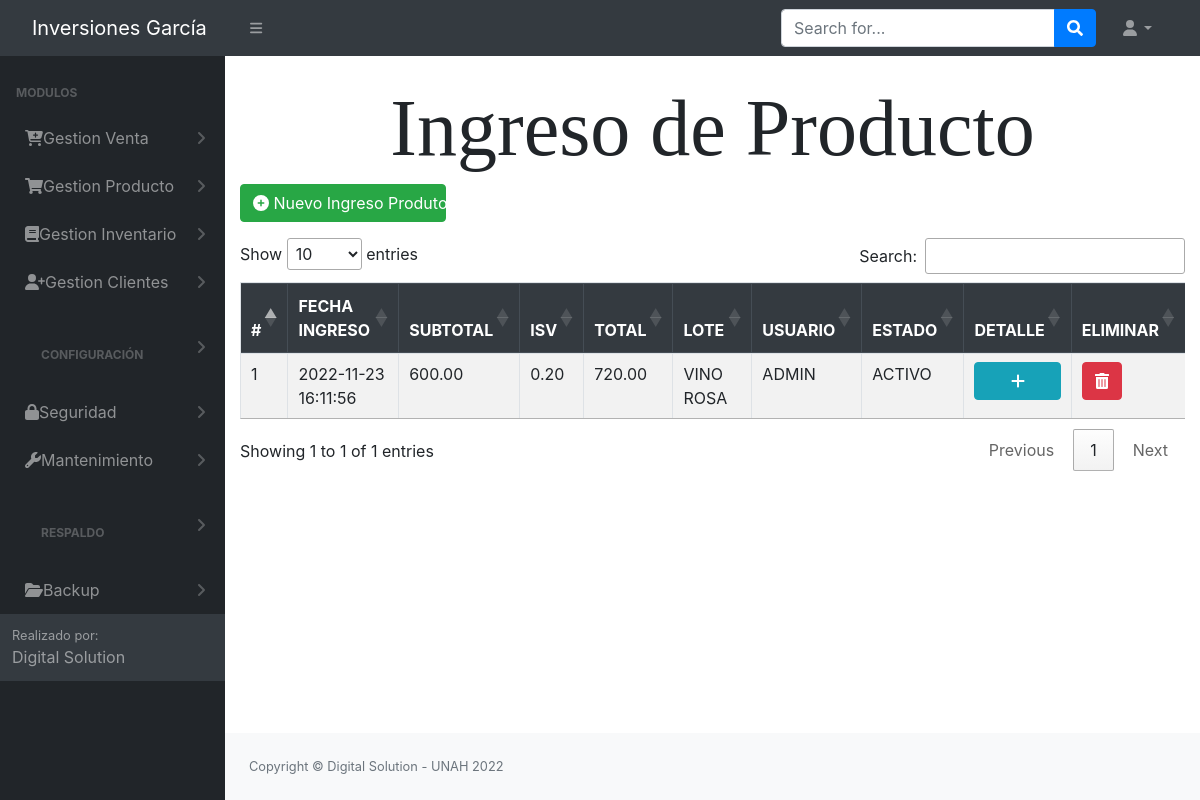
Screenshot of /src/Inventario_materia.php (signed in) with the database file from the repository.
### tables this page shows
CREATE TABLE `tbl_permisos` (
  `id_permiso` int(11) NOT NULL AUTO_INCREMENT,
  `id_rol` int(11) NOT NULL,
  `permiso_insercion` int(11) NOT NULL,
  `permiso_eliminacion` int(11) NOT NULL,
  `permiso_modificar` int(11) NOT NULL,
  `permiso_consultar` int(11) NOT NULL,
  `id_objeto` int(11) NOT NULL,
  `pdf` int(11) NOT NULL,
  PRIMARY KEY (`id_permiso`),
  KEY `id_objeto` (`id_objeto`),
  KEY `id_rol` (`id_rol`)
);

CREATE TABLE `tbl_modulos` (
  `id_objeto` int(11) NOT NULL AUTO_INCREMENT,
  `Objeto` varchar(100) NOT NULL,
  `descripcion_objeto` varchar(30) NOT NULL,
  `id_padre` int(11) NOT NULL,
  `URL` varchar(100) NOT NULL,
  PRIMARY KEY (`id_objeto`)
);

CREATE TABLE `tbl_ingreso_producto` (
  `id` int(11) NOT NULL AUTO_INCREMENT,
  `id_usuario` int(11) NOT NULL,
  `id_lote` int(11) NOT NULL,
  `sub_total` decimal(10,2) DEFAULT NULL,
  `isv` decimal(10,2) DEFAULT NULL,
  `total` decimal(10,2) NOT NULL,
  `fecha` timestamp NOT NULL DEFAULT current_timestamp() ON UPDATE current_timestamp(),
  `estado` varchar(25) DEFAULT NULL,
  PRIMARY KEY (`id`),
  KEY `id_usuario` (`id_usuario`),
  KEY `id_lote` (`id_lote`)
);

CREATE TABLE `tbl_lote` (
  `id` int(11) NOT NULL AUTO_INCREMENT,
  `descripcion` varchar(20) DEFAULT NULL,
  `cantidad` int(11) NOT NULL,
  `id_tipo_producto` int(11) NOT NULL,
  PRIMARY KEY (`id`),
  KEY `id_tipo_producto` (`id_tipo_producto`)
);

CREATE TABLE `tbl_usuario` (
  `id_usuario` int(11) NOT NULL AUTO_INCREMENT,
  `nombre` varchar(100) NOT NULL,
  `correo` varchar(100) NOT NULL,
  `usuario` varchar(20) NOT NULL,
  `clave` varchar(50) NOT NULL,
  `id_rol` int(11) NOT NULL,
  `fecha_ultima_conexion` timestamp NOT NULL DEFAULT current_timestamp() ON UPDATE current_timestamp(),
  `preguntas_contestadas` int(11) NOT NULL,
  `primer_ingreso` int(11) NOT NULL,
  `fecha_vencimiento` date NOT NULL DEFAULT '0000-00-00',
  `id_estado` int(11) NOT NULL,
  `id_empleado` int(11) NOT NULL,
  PRIMARY KEY (`id_usuario`),
  KEY `id_rol` (`id_rol`),
  KEY `estado` (`id_estado`),
  KEY `id_empleado` (`id_empleado`),
  CONSTRAINT `tbl_usuario_ibfk_1` FOREIGN KEY (`id_estado`) REFERENCES `tbl_estado` (`id_estado`),
  CONSTRAINT `tbl_usuario_ibfk_2` FOREIGN KEY (`id_rol`) REFERENCES `tbl_roles` (`id_rol`)
);

### config/conex.php (called while the page is built, shortened)
<?php
     function getConexion()
    {
        $db = new PDO('mysql:host=localhost:3306;dbname=bd_inversiones_garcia', 'root', '');
        return $db;
    }
?>

### modelos/modelo_principal.php (called while the page is built, shortened)
<?php
class ModeloPrincipal
{
    private $db;
    private $datos;
    public function __construct()
    {
        require_once '../config/conex.php';
        $this->db = getConexion();
    }
    public function insertargeneral($sql)
    {
        $this->db = getConexion();
        $resultado = $this->db->query($sql);
        if ($resultado) {
            return true;
        } else {
            return false;
        }
    }
    public function mostrargeneral($consulta)
    {
        $resu = $this->db->query($consulta);
        while ($filas = $resu->FETCHALL(PDO::FETCH_ASSOC)) {
            $this->datos[] = $filas;
        }
        return $this->datos;
    }
}

### controladores/controlador_ingreso_Prod.php (the view, shortened to what this page needs)
<?php
include_once '../modelos/modelo_principal.php';
include '../config/conn.php';
$id = $_SESSION['rol'];
$sql = mysqli_query($conn, "SELECT * FROM tbl_permisos where ID_OBJETO = 11 and ID_ROL = '$id'");
$row = mysqli_fetch_array($sql);
$eliminar = $row['permiso_eliminacion'];
class CompraContralador
{
    static public function mostrarIngproducto()
    {
        global $eliminar;
        $compras = new ModeloPrincipal();
        $matrizCompras = $compras->mostrargeneral("select tc.*,tp.descripcion,tu.USUARIO from tbl_ingreso_producto tc inner join tbl_lote tp ON tc.id_lote = tp.id inner join tbl_usuario tu on tc.id_usuario = tu.id_usuario");
        $ii = 0;
        if($matrizCompras != null)
        {
            foreach ($matrizCompras as $key => $value) {
                foreach ($value as $registro) {?>
                <tr>
                <td><?=$ii = $ii + 1?></td>
                  <td><?=$registro['fecha']?></td>
                    <td><?=$registro['sub_total']?></td>
                    <td><?=$registro['isv']?></td>
                    <td><?=$registro['total']?></td>
                    <td><?=$registro['descripcion']?></td>
                    <td><?=$registro['USUARIO']?></td>
                    <td><?=$registro['estado'] == '' ? 'ACTIVO' : 'CANCELADO'?></th>
                    <th><a href="../src/vista_detalle_ingProd.php?id=<?=$registro['id']?>" class='btn btn-round btn-info btn-block'><i class='fa-solid fa-plus'></i></a></th>
                    <?php
                    if ($eliminar == 1) { ?>
                        <th><a  onclick="eliminar(<?= $registro['id'] ?>)"  class='btn btn-round btn-danger' type='submit'><i class='fas fa-trash-alt'style="color: white;"></i></a></th>
                    <?php } ?>
                </tr>
                <?php }
            }
        }
    }
}

### Login/header.php (shortened to what this page needs)
<?php
include '../config/conn.php';
?>
<!DOCTYPE html>
<html lang="en">
    <head>
        <link href="https://cdn.jsdelivr.net/npm/simple-datatables@latest/dist/style.css" rel="stylesheet" />
        <link href="../dist/css/styles.css" rel="stylesheet" />
        <link rel="stylesheet" href="../Login/vendors/x/dist/notiflix-3.2.5.min.css" />
        <link rel="stylesheet" href="https://cdnjs.cloudflare.com/ajax/libs/twitter-bootstrap/4.1.3/css/bootstrap.css">
        <link rel="stylesheet" href="https://cdn.datatables.net/1.10.20/css/dataTables.bootstrap4.min.css">
        <link rel="stylesheet" type="text/css" href="assets/css/main.css">
        <link rel="stylesheet" type="text/css" href="assets/css/style.css">
        <link href="https://cdn.jsdelivr.net/npm/bootstrap@5.1.3/dist/css/bootstrap.min.css" rel="stylesheet">
        <link href="../dist/css/contenedor.css" rel="stylesheet" />
        <link href="../Login/vendors/bootstrap/dist/css/bootstrap.min.css" rel="stylesheet">
        <link rel="stylesheet" href="../Login/vendors/notiflix/dist/notiflix-3.2.5.min.css" />
        <link rel="stylesheet" href="https://cdnjs.cloudflare.com/ajax/libs/font-awesome/5.7.2/css/all.min.css" />
        <link rel="stylesheet" href="https://cdnjs.cloudflare.com/ajax/libs/simple-line-icons/2.4.1/css/simple-line-icons.css" />
        <link rel="stylesheet" href="https://cdn.datatables.net/1.10.19/css/jquery.dataTables.min.css" />
        <link rel="stylesheet" href="https://cdn.datatables.net/buttons/1.5.6/css/buttons.dataTables.min.css" />
    </head>
    <body class="sb-nav-fixed">
        <nav class="sb-topnav navbar navbar-expand navbar-dark bg-dark">
            <a class="navbar-brand ps-3" id="titulo_menu" href="../dist/home.php">  Inversiones García  </a>
            <button class="btn btn-link btn-sm order-1 order-lg-0 me-4 me-lg-0" id="sidebarToggle" href="#!"><i class="fas fa-bars"></i></button>
            <form class="d-none d-md-inline-block form-inline ms-auto me-0 me-md-3 my-2 my-md-0">
                <div class="input-group">
                    <input class="form-control" type="text" placeholder="Search for..." aria-label="Search for..." aria-describedby="btnNavbarSearch" />
                    <button class="btn btn-primary" id="btnNavbarSearch" type="button"><i class="fas fa-search"></i></button>
                </div>
            </form>
            <ul class="navbar-nav ms-auto ms-md-0 me-3 me-lg-4">
                <li class="nav-item dropdown">
                    <a class="nav-link dropdown-toggle" id="navbarDropdown" href="#" role="button" data-bs-toggle="dropdown" aria-expanded="false"><i class="fas fa-user fa-fw"></i></a>
                </li>
            </ul>
        </nav>
        <div id="layoutSidenav">
            <div id="layoutSidenav_nav">
                <nav class="sb-sidenav accordion sb-sidenav-dark" id="sidenavAccordion">
                    <div class="sb-sidenav-menu">
                        <div class="nav">
                            <div class="sb-sidenav-menu-heading">Modulos</div>
                            <?php
                            $rol = $_SESSION['rol'];
                            $result = mysqli_query($conn, "select * from tbl_modulos tm inner join tbl_permisos tp ON tm.ID_OBJETO = tp.ID_OBJETO where tm.ID_PADRE = 0 and tp.permiso_consultar = 1 and tp.ID_ROL = '$rol'"); ?>
                            <?php foreach ($result as $i) : ?>
                                <a class="nav-link collapsed" href="#" data-bs-toggle="collapse" data-bs-target="#pagesCollapsePersonas<?= $i['id_objeto'] ?>" aria-expanded="false" aria-controls="pagesCollapseError">
                                    &nbsp;&nbsp;<?= $i['Objeto'] ?>
                                    <div class="sb-sidenav-collapse-arrow"><i class="fas fa-angle-down"></i></div>
                                </a>
                            <?php endforeach; ?>
                    </div>
                    <div class="sb-sidenav-footer">
                        <div class="small">Realizado por:</div>
                        Digital Solution
                    </div>
                </nav>
            </div>
            <div id="layoutSidenav_content"> <br>

### rows the page displays
tbl_permisos: id_objeto.Objeto "Gestion Venta"
tbl_permisos: id_objeto.Objeto "Gestion Producto"
tbl_permisos: id_objeto.Objeto "Gestion Inventario"
tbl_permisos: id_objeto.Objeto "Gestion Clientes"
tbl_permisos: id_objeto.Objeto "CONFIGURACIÓN"
tbl_permisos: id_objeto.Objeto "Seguridad"
tbl_permisos: id_objeto.Objeto "Mantenimiento"
tbl_permisos: id_objeto.Objeto "RESPALDO"
tbl_permisos: id_objeto.Objeto "Backup"
tbl_ingreso_producto: fecha "2022-11-23 16:11:56", sub_total "600.00", isv "0.20", total "720.00", id_lote.descripcion "VINO ROSA", id_usuario.usuario "ADMIN", estado "ACTIVO"
